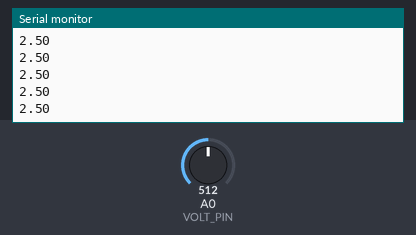
Simulated run of this sketch. Board: Arduino Uno, built with avr-gcc and run on an emulated ATmega328P. Parts: the last lines printed to the serial monitor. Inputs (shaded band) come from the test bench; at power-on: A0 (VOLT_PIN) = 512.

Above: at 1.2 s.
1.3 s: A0 (VOLT_PIN) set to 716
At 1.31 s:
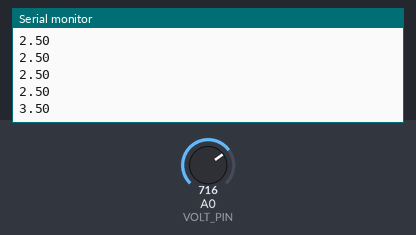
2.8 s: A0 (VOLT_PIN) set to 900
At 2.82 s:
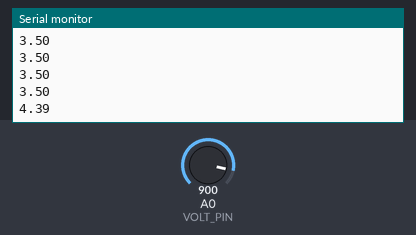
Timing chart, 0 to 5.8 s (numbered marks = the images above; inputs shaded):
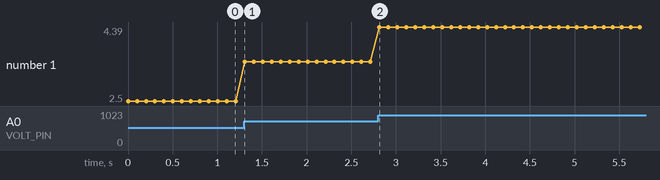

Measured:
- after the input at 1.3 s, the serial monitor: prints a new line at once (image 1)
- after the input at 2.8 s, the serial monitor: prints a new line at once (image 2)
- plotted number 1: 2.5 → 3.5 after the input at 1.3 s, 3.5 → 4.39 after the input at 2.8 s

The sketch:

measure_voltage.ino
```cpp
const int VOLT_PIN = A0;
float data;
float voltage;

void setup()
{
    Serial.begin(9600);
}


void loop()
{
    float data = analogRead(VOLT_PIN);
    voltage = data * 5 / 1024;
    Serial.println(voltage);
    delay(100);
}
```
